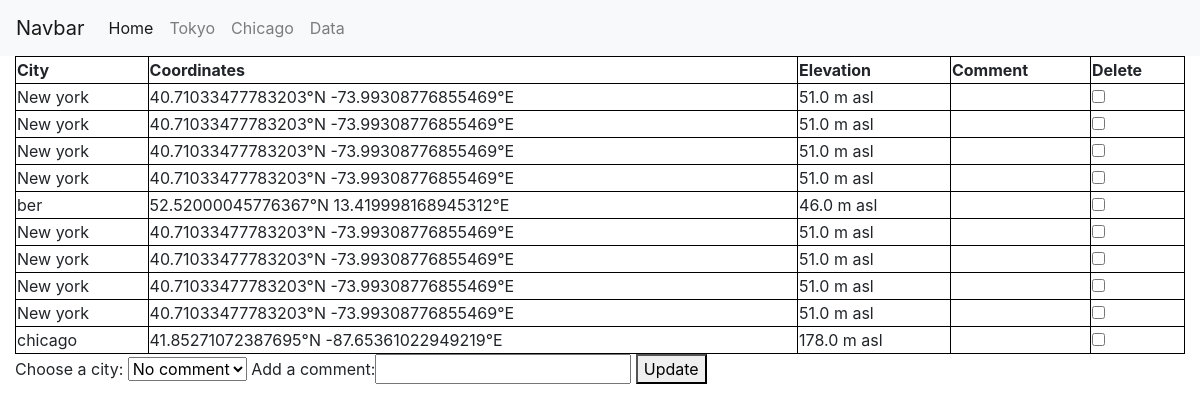
Page /data on the committed database.
### tables this page shows
CREATE TABLE cities (
    id INTEGER PRIMARY KEY AUTOINCREMENT,
    name TEXT NOT NULL,
    coordinates TEXT NOT NULL,
    elevation TEXT REAL,
    comment TEXT
);

### main.py (the view)
@app.route('/data', methods=["POST", "GET"] )
def data():
    cities = query_db("SELECT name, coordinates, elevation FROM cities")
    if request.method =="POST":
        cities = query_db("SELECT name, coordinates, elevation FROM cities")
        print(request.form)
        delete = str(request.form.getlist("delete"))
        drop = str(request.form.get("drop"))
        comment = str(request.form.get("comment"))
        print (delete)
        print(drop)
        print(comment)
        if comment in request.form is not '' and drop != 'none':
            with sqlite3.connect("database.db") as cities:
                cursor = cities.cursor()
                cursor.execute(f"""
                            INSERT INTO cities (comment)
                            VALUES ({comment})
                        """, (comment))
                cities.commit()
        if delete in request.form:
            with sqlite3.connect("database.db") as cities:
                cursor = cities.cursor()
                cursor.execute(f"""
                            INSERT INTO cities (name, coordinates, elevation)
                            VALUES (?)
                        """, (city, coordinates, elevation))
                cities.commit()
        return render_template("data.html", cities=cities)
    else:
        return render_template("data.html", cities=cities)

### main.py (called while the page is built)
def get_db():
    if 'db' not in g:
        g.db = sqlite3.connect(
            current_app.config['DATABASE'],
            detect_types=sqlite3.PARSE_DECLTYPES
        )
        g.db.row_factory = sqlite3.Row
    return g.db

def query_db(query, args=(), one=False):
    cur = get_db().execute(query, args)
    rv = cur.fetchall()
    cur.close()
    return (rv[0] if rv else None) if one else rv

### templates/data.html (shortened to what this page needs)
<!DOCTYPE html>
<html lang="en">
<head>
    <link rel="stylesheet" href="https://cdn.jsdelivr.net/npm/bootstrap@4.3.1/dist/css/bootstrap.min.css">
</head>
    <body>
    {% extends "base.html" %}
    {% block content %}
    {% if cities %}
    <form action="" method="POST">
        <table style="width:100%">
            <tr>
                <th>City</th>
                <th>Coordinates</th>
                <th>Elevation</th>
                <th>Comment</th>
                <th>Delete</th>
            </tr>
         {% for city in cities %}
                        <tr>
                            <td>{{ city[0] }}</td>
                            <td>{{ city[1] }}</td>
                            <td>{{ city[2] }}</td>
                            <td>{{ city[3] }}</td>
                            <td><input type="checkbox" name="delete" value = "{{ city[0] }}"/>
                                <label for="del"></label></td>
                        </tr>
            {% endfor %}
            {% else %}
                <p>No cities found in the database.</p>
            {% endif %}
            </table>
                <label for="drop">Choose a city:</label>
                <select name="drop" id="city">
                    <option value = "none">No comment</option>
                </select>
                <label> Add a comment:</label><input type="text" id="com" name="comment" />
                <button  name="update">Update</button>
            </form>
        {% endblock %}

### templates/base.html (shortened to what this page needs)
<!doctype html>
<html>
<head>
    <link rel="stylesheet" href="https://stackpath.bootstrapcdn.com/bootstrap/4.3.1/css/bootstrap.min.css">
</head>
<body>
    <nav class="navbar navbar-expand-lg navbar-light bg-light">
        <a class="navbar-brand" href="#">Navbar</a>
         <div class="collapse navbar-collapse" id="navbarNav">
             <ul class="navbar-nav">
	         <li class="nav-item active">
                     <a class="nav-link" href="/">Home <span class="sr-only">(current)</span></a>
		</li>
		<li class="nav-item">
		    <a class="nav-link" href="/Tokyo">Tokyo</a>
		</li>
		<li class="nav-item">
		    <a class="nav-link" href="/Chicago">Chicago</a>
		</li>
                 <li class="nav-item">
		    <a class="nav-link" href="/data">Data</a>
		</li>
	    </ul>
        </div>
    </nav>
    <div class="container-fluid">
    {% block content %}
    {% endblock %}
    </div>
</body>
</html>

### templates/data.html (style rules this page uses)
table, th, td { border:1px solid black; }

### rows in the picture
cities: name "New york", coordinates "40.71033477783203°N -73.99308776855469°E", elevation "51.0 m asl"
cities: name "New york", coordinates "40.71033477783203°N -73.99308776855469°E", elevation "51.0 m asl"
cities: name "New york", coordinates "40.71033477783203°N -73.99308776855469°E", elevation "51.0 m asl"
cities: name "New york", coordinates "40.71033477783203°N -73.99308776855469°E", elevation "51.0 m asl"
cities: name "ber", coordinates "52.52000045776367°N 13.419998168945312°E", elevation "46.0 m asl"
cities: name "New york", coordinates "40.71033477783203°N -73.99308776855469°E", elevation "51.0 m asl"
cities: name "New york", coordinates "40.71033477783203°N -73.99308776855469°E", elevation "51.0 m asl"
cities: name "New york", coordinates "40.71033477783203°N -73.99308776855469°E", elevation "51.0 m asl"
cities: name "New york", coordinates "40.71033477783203°N -73.99308776855469°E", elevation "51.0 m asl"
cities: name "chicago", coordinates "41.85271072387695°N -87.65361022949219°E", elevation "178.0 m asl"
